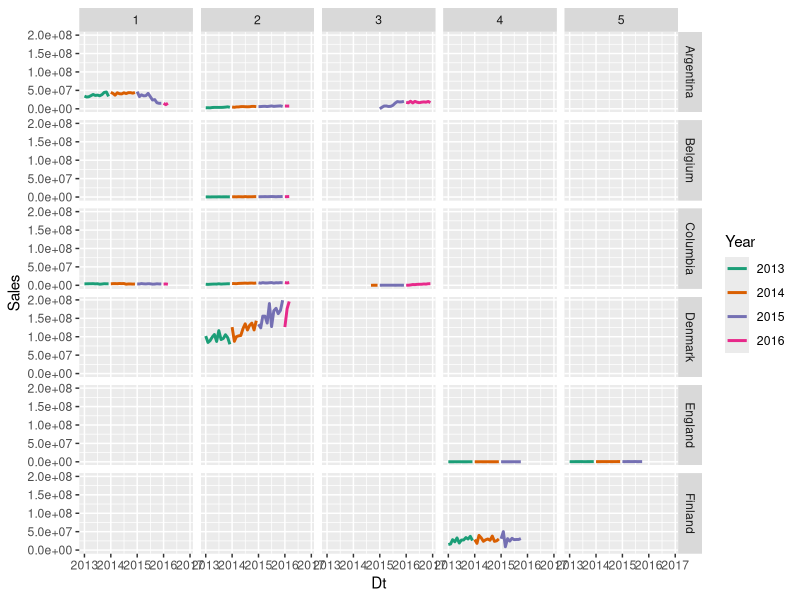
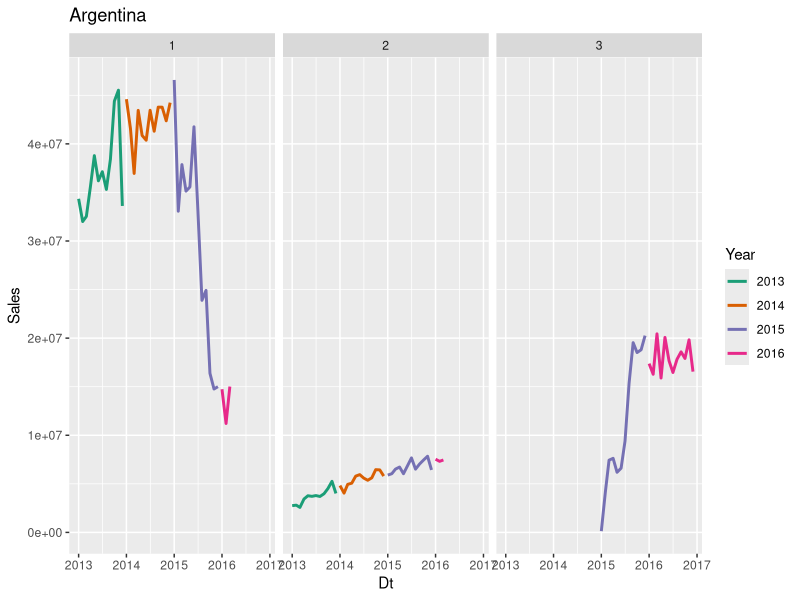
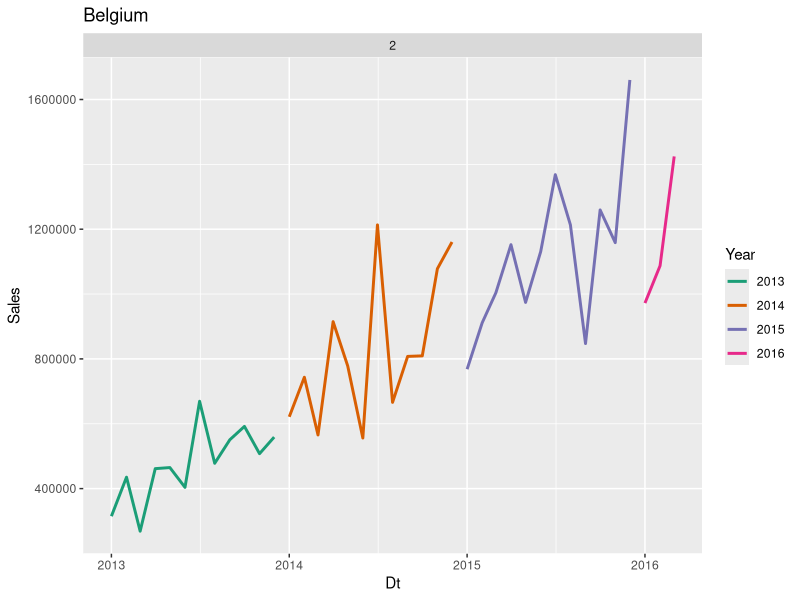
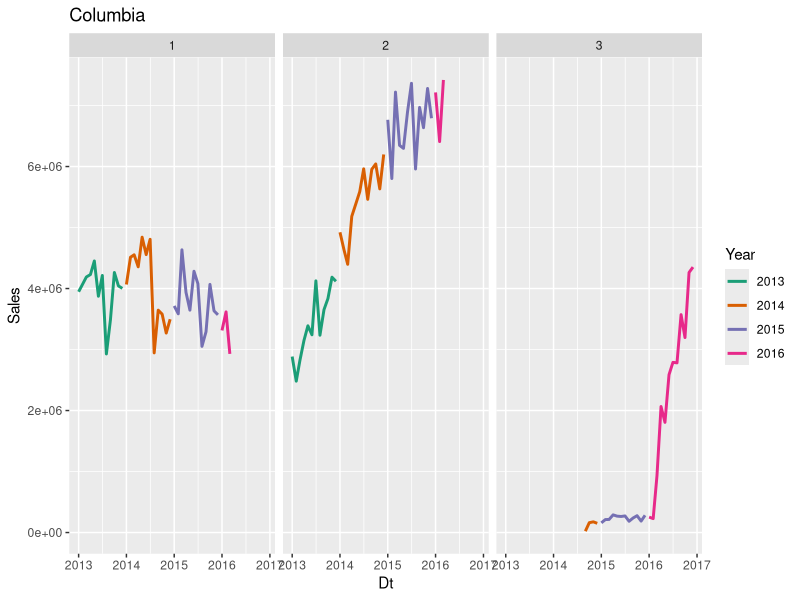
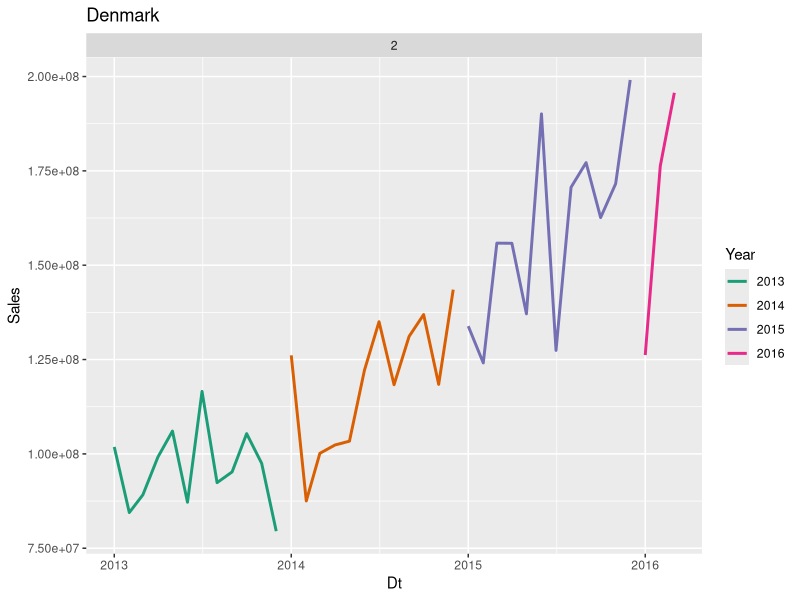
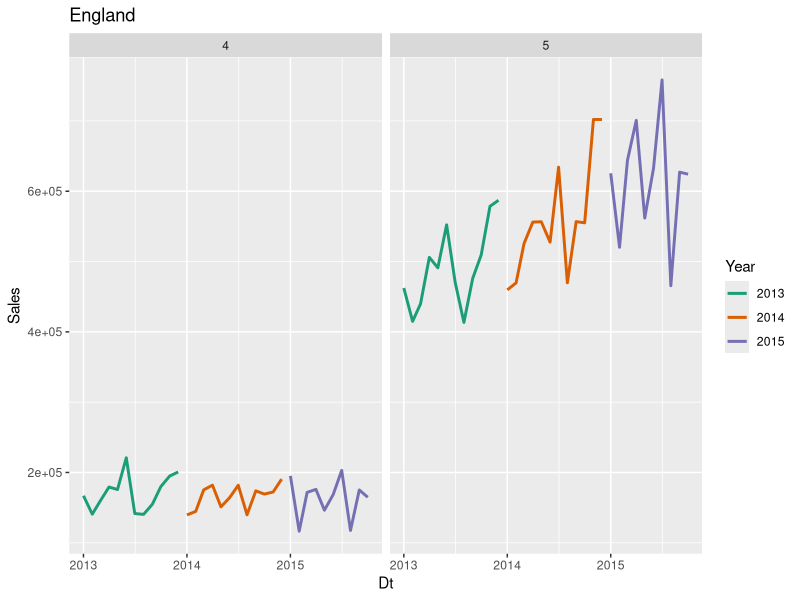
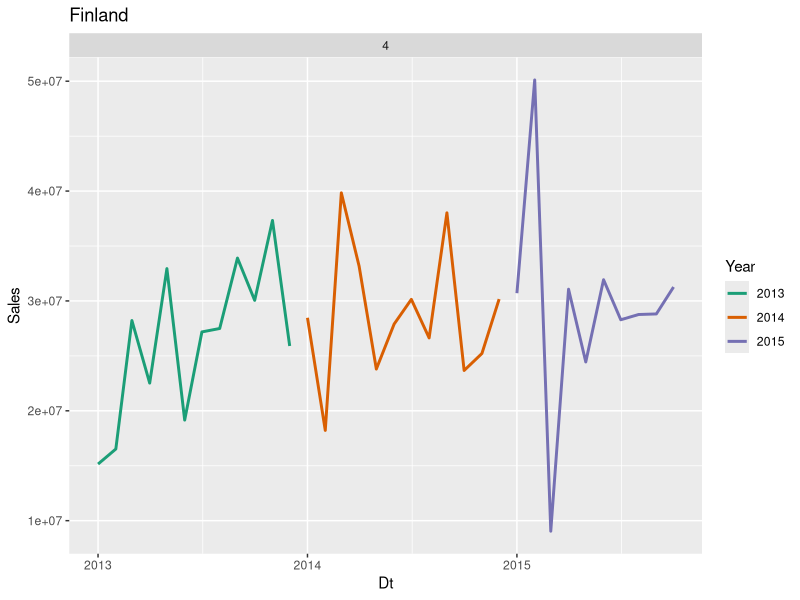
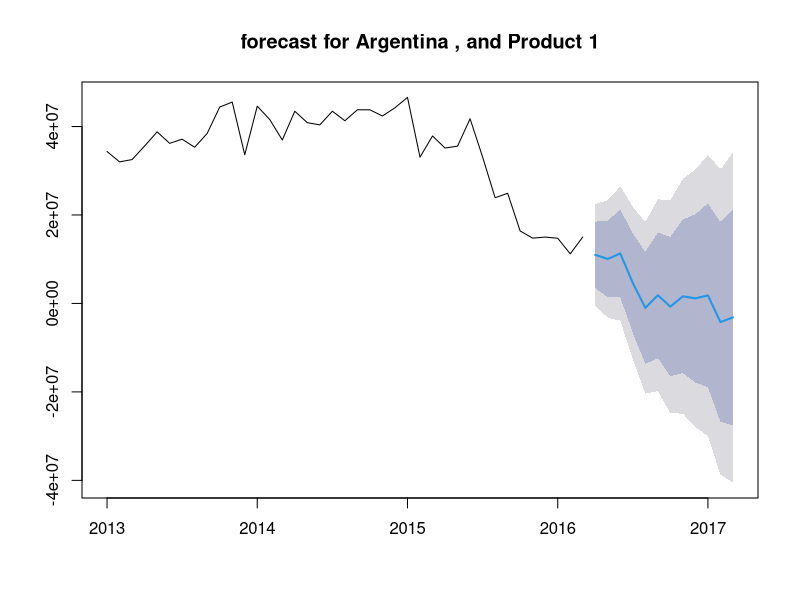

These figures' R source, in order:
library("dplyr")
library("ggplot2")
library("RColorBrewer")
#library("keras")
library("forecast")

d_test <- read.csv(file = "./dataset/yds_test2018.csv", header = T)
d_train <- read.csv(file = "./dataset/yds_train2018.csv", header = T)
d_train_aggr <- d_train %>% 
  select(-Merchant_ID) %>%
  group_by(Year, Month, Product_ID, Country) %>%
  summarise(Sales = sum(Sales)) %>%
  arrange(Product_ID, Country, Year, Month)

d_train_aggr$Dt <- as.Date(paste(d_train_aggr$Year, d_train_aggr$Month, 1, sep="-"))

ggplot(d_train_aggr) +
  geom_line(aes(x=Dt, y=Sales, colour=as.factor(Year)), size=1) + 
  scale_x_date() +
  scale_color_manual(values = brewer.pal(length(unique(d_train_aggr$Year)), "Dark2")) + 
  labs(colour="Year") + 
  facet_grid(Country~Product_ID)


ggplot(d_train_aggr %>% filter(Country=="Argentina")) +
  geom_line(aes(x=Dt, y=Sales, colour=as.factor(Year)), size=1) + 
  scale_x_date() +
  scale_color_manual(values = brewer.pal(4, "Dark2")) + 
  labs(colour="Year", title = "Argentina") + 
  facet_wrap(~Product_ID)

ggplot(d_train_aggr %>% filter(Country=="Belgium")) +
  geom_line(aes(x=Dt, y=Sales, colour=as.factor(Year)), size=1) +
  scale_x_date() +
  scale_color_manual(values = brewer.pal(4, "Dark2")) + 
  labs(colour="Year", title = "Belgium") + 
  facet_wrap(~Product_ID)


ggplot(d_train_aggr %>% filter(Country=="Columbia")) +
  geom_line(aes(x=Dt, y=Sales, colour=as.factor(Year)), size=1) + 
  scale_x_date() +
  scale_color_manual(values = brewer.pal(4, "Dark2")) + 
  labs(colour="Year", title = "Columbia") + 
  facet_wrap(~Product_ID)

ggplot(d_train_aggr %>% filter(Country=="Denmark")) +
  geom_line(aes(x=Dt, y=Sales, colour=as.factor(Year)), size=1) + 
  scale_color_manual(values = brewer.pal(4, "Dark2")) + 
  labs(colour="Year", title = "Denmark") + 
  facet_wrap(~Product_ID)

ggplot(d_train_aggr %>% filter(Country=="England")) +
  geom_line(aes(x=Dt, y=Sales, colour=as.factor(Year)), size=1) + 
  scale_x_date() +
  scale_color_manual(values = brewer.pal(4, "Dark2")) + 
  labs(colour="Year", title = "England") + 
  facet_wrap(~Product_ID)

ggplot(d_train_aggr %>% filter(Country=="Finland")) +
  geom_line(aes(x=Dt, y=Sales, colour=as.factor(Year)), size=1) +
  scale_x_date() +
  scale_color_manual(values = brewer.pal(4, "Dark2")) + 
  labs(colour="Year", title = "Finland") + 
  facet_wrap(~Product_ID)

for(country in unique(d_train_aggr$Country)){
  for(productId in unique(d_train_aggr$Product_ID)){
    
    d_train_country_product <- d_train_aggr %>% 
      filter(Country==country, Product_ID==productId)
    
    if(nrow(d_train_country_product)>0){
      
      ts_country_product <- ts(
        d_train_country_product$Sales, 
        start=c(d_train_country_product$Year[1],d_train_country_product$Month[1]), 
        end=c(d_train_country_product$Year[length(d_train_country_product$Year)],d_train_country_product$Month[length(d_train_country_product$Month)]), 
        frequency = 12)
      
      fit_country_product <- HoltWinters(ts_country_product)
      forcast_country_product <- forecast(fit_country_product, nrow(d_test[d_test$Country==country & d_test$Product_ID==productId,]))
      plot(forcast_country_product, main=paste("forecast for", country, ", and Product", productId))
      d_test[d_test$Country==country & d_test$Product_ID==productId,"Sales"] <- forcast_country_product$mean # * ifelse(forcast_country_product$mean>0,1,0)
    }
  }
}

write.csv(d_test,file = "./dataset/yds_prediction2018.csv")

# actual <- c()
# predicted <- c()
# 
# for(country in unique(d_train_aggr$Country)){
#   for(productId in unique(d_train_aggr$Product_ID)){
#     
#     d_train_country_product <- d_train_aggr %>% 
#       filter(Country==country, Product_ID==productId)
#     
#     if(nrow(d_train_country_product)>0){
#       
#       total <- nrow(d_train_country_product)
#       num_train <- ceiling(total*0.9)
#       num_val <- total-num_train
#       
#       ts_country_product <- ts(
#         d_train_country_product$Sales, 
#         start=c(d_train_country_product$Year[1],d_train_country_product$Month[1]), 
#         end=c(d_train_country_product$Year[num_train],d_train_country_product$Month[num_train]), 
#         frequency = 12)
#       
#       fit_country_product <- HoltWinters(ts_country_product)
#       forcast_country_product <- forecast(fit_country_product, num_val)
#       actual <- c(actual, d_train_country_product[num_val:total, "Sales"])
#       predicted <- c(predicted, forcast_country_product$mean)
#     }
#   }
# }
# 
# smape <- function(actual, forcast){
#   mean(2*abs(forcast-actual)/(abs(actual)+abs(forcast)))
# }
# 
# print(paste("sMAPE score", smape(actual, predicted)))